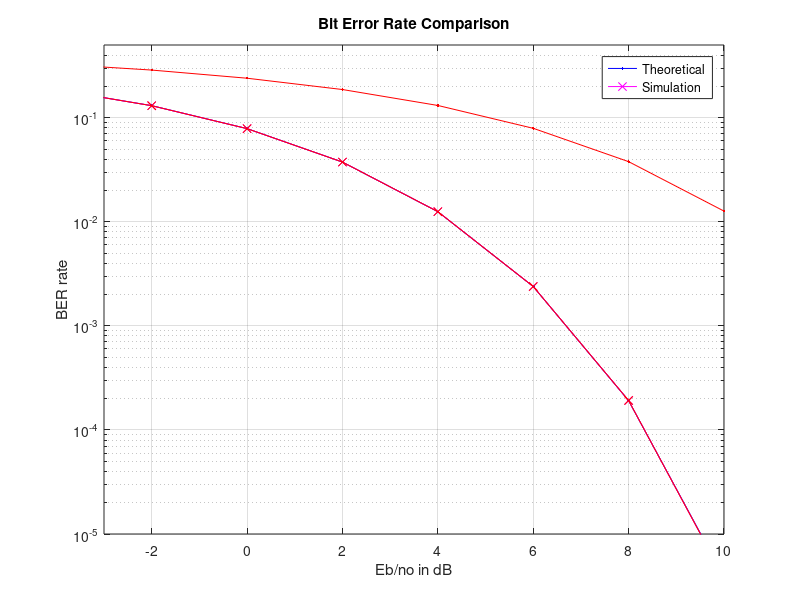

Here is the MATLAB script that generated this plot:
%% Bit error rate comparison

clc;
close all;
clear;

N = 10^7; % Number of random BPSK symbols to be generated

rng('default'); % Seed for rand generation

ip = rand(1,N) > 0.5;
s = 2 * ip-1;
n = 1/sqrt(2)*(randn(1,N)+1j*randn(1,N));
ebno = -4:2:10;

% Error count after extraction
for i = 1 : length(ebno)
    y = s+10^(-ebno(i)/20)*n;
    ipHat = real(y) > 0;
    nErr(i) = size(find(ip-ipHat),2);
end

% Theoretical and simulated bit error rates
s_ber = nErr/N;
t_ber = 0.5*erfc(sqrt(10.^(ebno/10)));

s_ber_bfsk = nErr/N;
t_ber_bfsk = 0.5*erfc(sqrt(10.^(ebno/10))/2);

% Plots
figure(1);
semilogy(ebno, t_ber, 'b.-');
hold on;
semilogy(ebno, s_ber, 'mx-');
semilogy(ebno, t_ber_bfsk, 'r.-');
hold on;
semilogy(ebno, s_ber_bfsk, 'rx-');
axis([-3 10 10^-5 0.5]);
grid on;

legend('Theoretical','Simulation');
xlabel('Eb/no in dB');
ylabel('BER rate');
title('Bit Error Rate Comparison');
